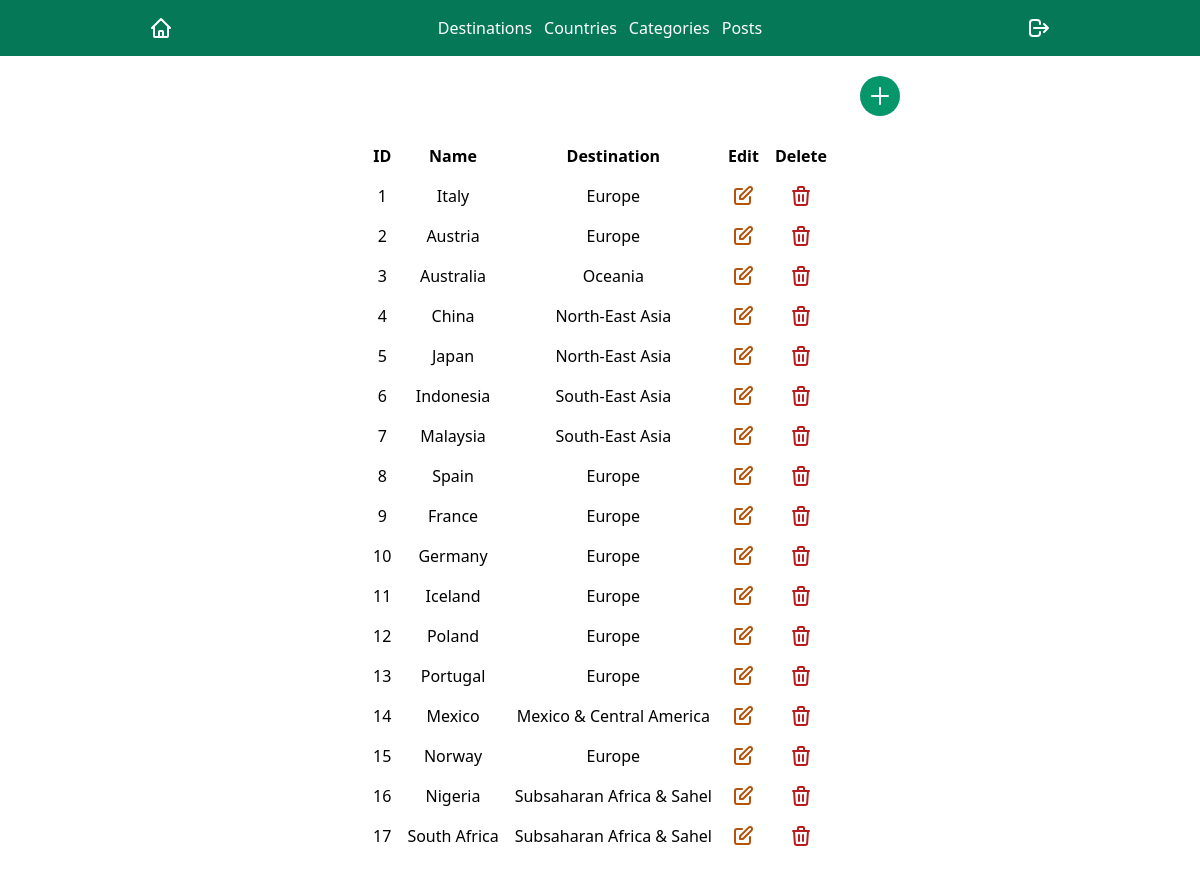
The page /admin/allCountries.php on the database its author committed.
### tables this page shows
CREATE TABLE `countries` (
  `id` int(11) NOT NULL,
  `name` varchar(255) NOT NULL,
  `destination_id` int(11) NOT NULL,
  `region_id` int(11) DEFAULT NULL
);

CREATE TABLE `destinations` (
  `id` int(11) NOT NULL,
  `name` varchar(255) NOT NULL
);

### config/db.php (called while the page is built)
<?php
	class Connect
	{
		public static function connection(){
			$cnx = new mysqli('localhost', 'root', '', 'travel');
			$cnx->set_charset("utf8");
			return $cnx;
		}
	}
?>

### models/Country.php (called while the page is built, shortened)
<?php
class Country extends Connect{
    private $db;
    private $countries;
    public function __construct(){
		$this->db = Connect::connection();
		$this->countries = array();
	}
	public function get_allcountries(){
		$query = $this->db->query("SELECT countries.id id,countries.name name,destinations.name dest FROM countries,destinations WHERE countries.destination_id=destinations.id  ");
		while ($rows = $query->fetch_assoc()){
			$this->countries[] = $rows;
		}
		return $this->countries;
	}
}
?>

### admin/allCountries.php (the view, shortened to what this page needs)
<!DOCTYPE html>
<html lang="en">
<head>
    <link href="https://unpkg.com/tailwindcss@^2/dist/tailwind.min.css" rel="stylesheet">
    <link rel="stylesheet" type="text/css" href="https://cdn.datatables.net/v/dt/jq-3.6.0/dt-1.11.3/datatables.min.css"/>
</head>
<body>
<nav class="flex flex-col justify-center p-4 text-white bg-green-700 md:flex-row md:justify-around">
        <div>
            <a href="dashboard.php">
            </a>
        </div>
        <div class="flex flex-col justify-around md:flex-row">
            <a class="mr-3" href="allDestinations.php">Destinations</a>
            <a class="mr-3" href="allCountries.php">Countries</a>
            <a class="mr-3" href="allCategories.php">Categories</a>
            <a href="allPosts.php">Posts</a>
        </div>
        <div>
            <a href="logout.php">
            <svg xmlns="http://www.w3.org/2000/svg" class="w-6 h-6" fill="none" viewBox="0 0 24 24" stroke="currentColor">
            <path stroke-linecap="round" stroke-linejoin="round" stroke-width="2" d="M17 16l4-4m0 0l-4-4m4 4H7m6 4v1a3 3 0 01-3 3H6a3 3 0 01-3-3V7a3 3 0 013-3h4a3 3 0 013 3v1" />
             </svg>
            </a>
        </div>
</nav>
<div class="container flex justify-end w-3/4 mt-5">
    <a href="addCountry.php" class="p-2 text-white bg-green-600 rounded-full">
    <svg xmlns="http://www.w3.org/2000/svg" class="w-6 h-6" fill="none" viewBox="0 0 24 24" stroke="currentColor">
     <path stroke-linecap="round" stroke-linejoin="round" stroke-width="2" d="M12 4v16m8-8H4" />
     </svg>
    </a>
 </div>
 <div class="container w-3/4 mx-auto mt-5 mb-5">
    <table class="mx-auto mt-2 mb-5 table-auto" id="two">
        <thead>
        <tr class="p-2">
                        <th class="p-2">ID</th>
                        <th class="p-2">Name</th>
                        <th class="p-2">Destination</th>
                        <th class="p-2">Edit</th>
                        <th class="p-2">Delete</th>
                    </tr>
        </thead>
        <tbody>
        <?php require '../config/db.php'; ?>
                        <?php require '../models/Country.php'; ?>
							<?php
							$countries = new Country();
							$counts = $countries->get_allcountries();
							foreach ($counts as $count) {?>
                            <tr class="p-2 text-center">
                                <td class="p-2"><?php echo $count['id'];?></td>
                                <td class="p-2"><?php echo $count['name'];?></td>
                                <td class="p-2"><?php echo $count['dest'];?></td>
                                <td class="p-2 "><a href="" class="text-yellow-700">
                                <svg xmlns="http://www.w3.org/2000/svg" class="w-6 h-6 mx-auto" fill="none" viewBox="0 0 24 24" stroke="currentColor">
                                <path stroke-linecap="round" stroke-linejoin="round" stroke-width="2" d="M11 5H6a2 2 0 00-2 2v11a2 2 0 002 2h11a2 2 0 002-2v-5m-1.414-9.414a2 2 0 112.828 2.828L11.828 15H9v-2.828l8.586-8.586z" />
                                </svg>
                                </a></td>
                                <td class="p-2"><a href="" class="text-red-700">
                                </a></td>
                            </tr>
                              <?php }?>
        </tbody>
    </table>
    </div>
</body>
</html>

### rows shown on the page
countries: id "1", name "Italy", destination.name "Europe"
countries: id "2", name "Austria", destination.name "Europe"
countries: id "3", name "Australia", destination.name "Oceania"
countries: id "4", name "China", destination.name "North-East Asia"
countries: id "5", name "Japan", destination.name "North-East Asia"
countries: id "6", name "Indonesia", destination.name "South-East Asia"
countries: id "7", name "Malaysia", destination.name "South-East Asia"
countries: id "8", name "Spain", destination.name "Europe"
countries: id "9", name "France", destination.name "Europe"
countries: id "10", name "Germany", destination.name "Europe"
countries: id "11", name "Iceland", destination.name "Europe"
countries: id "12", name "Poland", destination.name "Europe"
countries: id "13", name "Portugal", destination.name "Europe"
countries: id "14", name "Mexico", destination.name "Mexico & Central America"
countries: id "15", name "Norway", destination.name "Europe"
countries: id "16", name "Nigeria", destination.name "Subsaharan Africa & Sahel"
countries: id "17", name "South Africa", destination.name "Subsaharan Africa & Sahel"
